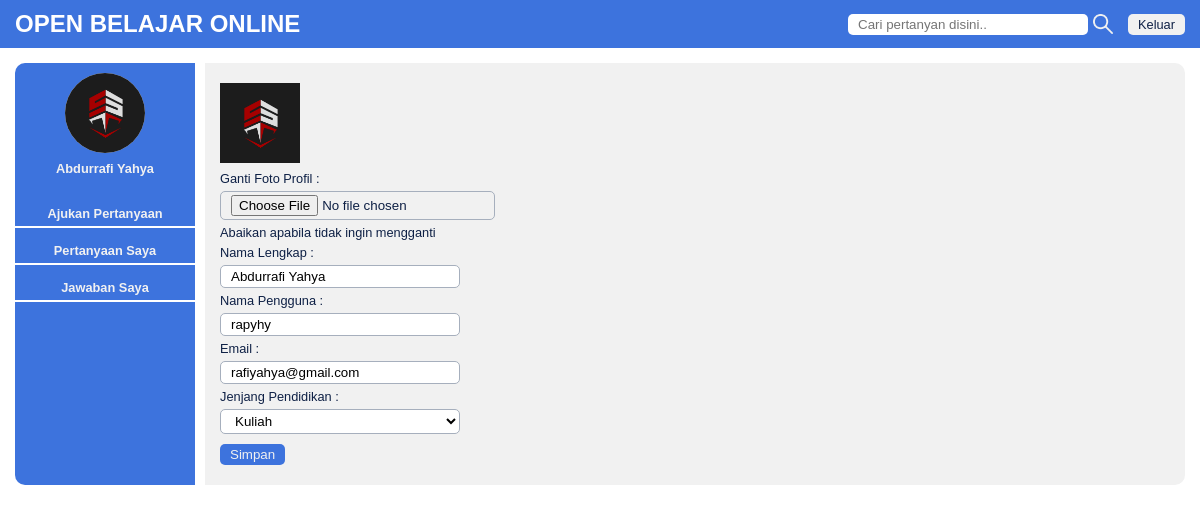
/home/edit_pengguna.php?id=7 (signed in), run on the app's committed database.
### tables this page shows
CREATE TABLE IF NOT EXISTS `pengguna` (
  `id_pengguna` int(11) NOT NULL AUTO_INCREMENT,
  `nama_lengkap` varchar(50) NOT NULL,
  `nama_pengguna` varchar(50) NOT NULL,
  `email` varchar(50) NOT NULL,
  `kata_sandi` varchar(50) NOT NULL,
  `peran` enum('pengguna','admin') NOT NULL,
  `jenjang_pendidikan` enum('sd','smp','sma','kuliah','lainnya') NOT NULL,
  `fotoprofil` text NOT NULL,
  PRIMARY KEY (`id_pengguna`)
);

### home/edit_pengguna.php (the view, shortened to what this page needs)
<!DOCTYPE html>
<html lang="en">
<head>
	<?php include '../includes/head.php'; ?>
</head>
<body>
	<?php include '../includes/navbar.php'; ?>
	<div class="container">
		<?php include '../includes/menu.php'; ?>
		<div class="content">
			<?php
			$id_pengguna = $_GET['id'];
			if($_SESSION['id_pengguna']==$id_pengguna){
			$query = mysqli_query($db,"SELECT * FROM pengguna WHERE id_pengguna='$id_pengguna' ");
			while ($d = mysqli_fetch_array($query)) {
			?>
			<form class="form-tabel" action="aksi_update_pengguna.php" method="post" enctype="multipart/form-data">
			<label><img style="height: 80px;" src="../images/<?php echo $d['fotoprofil'] ?>"></label>
			<label>Ganti Foto Profil :</label>
			<label><input type="file" name="fotoprofil" ></label>
			<p>Abaikan apabila tidak ingin mengganti</p>
			<label>Nama Lengkap :</label>
			<input type="text" name="nama_lengkap" placeholder="Nama Lengkap" value="<?php echo $d['nama_lengkap'] ?>">
			<label>Nama Pengguna :</label>
			<input type="text" name="nama_pengguna" placeholder="Nama Pengguna" value="<?php echo $d['nama_pengguna'] ?>">
			<label>Email :</label>
			<input type="email" name="email" placeholder="Email" value="<?php echo $d['email'] ?>">
			<label>Jenjang Pendidikan :</label>
			<select name="jenjang_pendidikan">
				<option value="kuliah" <?php if($d['jenjang_pendidikan']=='kuliah') echo 'selected'; ?> >Kuliah</option>
			</select>
			<input class="btn-simpan" type="submit" value="Simpan">
			</form>
		<?php }
			} else echo "<script>alert('Ini bukan anda');document.location='pengguna.php?id=$_SESSION[id_pengguna]'</script>";
		?>
		</div>
	</div>
</body>
</html>

### includes/menu.php
<div class="menu">
			<div class="menu-head">
				<?php
				$query = mysqli_query($db, "SELECT * FROM pengguna WHERE id_pengguna='$_SESSION[id_pengguna]' ");
				while($row=mysqli_fetch_array($query)) {?>
				<img src="<?php echo '../images/'.$row['fotoprofil'] ?>">
				<label><a href="../home/pengguna.php?id=<?php echo $row['id_pengguna'] ?>"><?php echo $row['nama_lengkap'] ?></a></label>
			</div>
			<?php
			if($row['peran']=='admin'){
			 ?>
			 <ul>
				<li><a href="../home/lihat_pertanyaan.php">Lihat Pertanyaan</a></li>
				<li><a href="../home/lihat_pengguna.php">Lihat Pengguna</a></li>
				<li><a href="../home/kategori.php">Tambah Kategori</a></li>
			</ul>
			<?php }else{?>
				<ul>
				<li><a href="../home/buat_pertanyaan.php">Ajukan Pertanyaan</a></li>
				<li><a href="../home/pertanyaanku.php">Pertanyaan Saya</a></li>
				<li><a href="../home/jawabanku.php">Jawaban Saya</a></li>
			</ul>
			<?php
			}
			 } ?>
		</div>

### includes/main.css (style rules this page uses)
* { margin: 0; padding: 0; box-sizing: border-box; }
body { font-family: 'arial', sans-serif; font-size: 0.8rem; color: #0e2045; }
a { text-decoration: none; color: #3d73dd; }
.container { display: flex; margin: 15px; }
.menu { background-color: #3d73dd; width: 180px; border-radius: 10px 0 0 10px; text-align: center; font-weight: bold; }
.menu-head { margin: 10px 0; margin-bottom: 30px; text-align: center; color: #f1f1f1; }
.menu-head img { border-radius: 50%; height: 80px; width: 80px; background-color: #f1f1f1; }
.menu a { color: #f1f1f1; }
.menu ul { list-style: none; }
.menu li { margin: 15px 0px; padding-bottom: 5px; border-bottom: 2px solid white; }
.content { background-color: #f1f1f1; border-radius: 0 10px 10px 0; flex-grow: 1; margin-left: 10px; padding: 15px; }
input, select { padding: 3px 10px; border-style: none; border-radius: 5px; border: 1px solid #a6afbd; }
input[type=text], input[type=email], input[type=password], select { width: 240px; background-color: white; }
input[type=submit] { border-style: none; }
.form-tabel { margin: 5px 0; border-radius: 5px; }
label { display: block; margin: 5px 0; }
.btn-simpan { margin-top: 10px; display: block; cursor: pointer; background-color: #3d73dd; color: #f1f1f1; }

### data on the page
pengguna: fotoprofil (picture), nama_lengkap "Abdurrafi Yahya", peran "Ajukan Pertanyaan", nama_pengguna "rapyhy", email "rafiyahya@gmail.com", jenjang_pendidikan "Kuliah"
